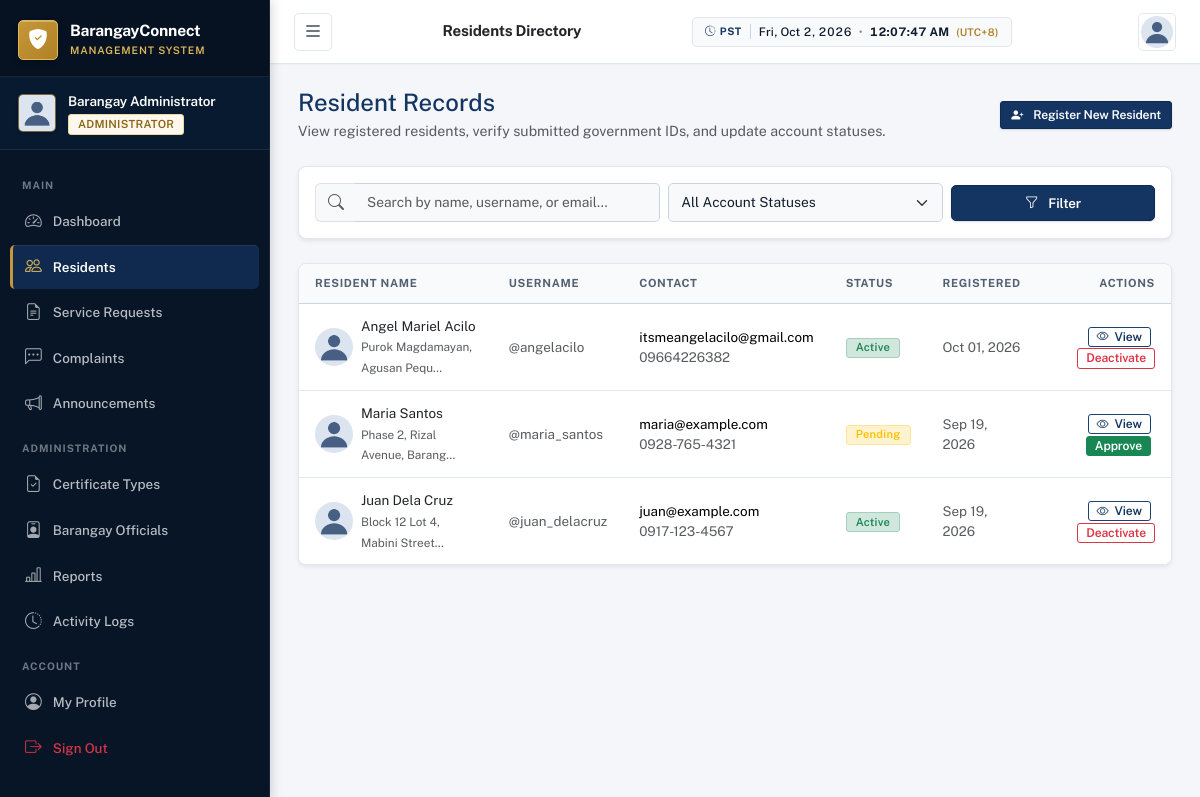
Page /accounts/admin/residents/ (signed in) on the committed database.
### accounts/models.py (models this page shows, shortened)
class CustomUser(AbstractUser):
    ROLE_CHOICES = [
        ('admin', 'Administrator'),
        ('resident', 'Resident'),
    ]
    GENDER_CHOICES = [
        ('male', 'Male'),
        ('female', 'Female'),
        ('other', 'Other'),
    ]
    CIVIL_STATUS_CHOICES = [
        ('single', 'Single'),
        ('married', 'Married'),
        ('widowed', 'Widowed'),
        ('separated', 'Separated'),
        ('divorced', 'Divorced'),
    ]
    ACCOUNT_STATUS_CHOICES = [
        ('pending', 'Pending'),
        ('active', 'Active'),
        ('inactive', 'Inactive'),
        ('rejected', 'Rejected'),
    ]
    role = models.CharField(max_length=10, choices=ROLE_CHOICES, default='resident')
    account_status = models.CharField(max_length=10, choices=ACCOUNT_STATUS_CHOICES, default='pending')
    profile_picture = models.ImageField(upload_to='profile_pictures/', null=True, blank=True)
    phone = models.CharField(max_length=20, blank=True)
    date_of_birth = models.DateField(null=True, blank=True)
    gender = models.CharField(max_length=10, choices=GENDER_CHOICES, blank=True)
    civil_status = models.CharField(max_length=15, choices=CIVIL_STATUS_CHOICES, blank=True)
    address = models.TextField(blank=True)
    barangay = models.CharField(max_length=100, blank=True, default='Barangay San Jose')
    valid_id = models.FileField(upload_to='valid_ids/', null=True, blank=True)
    created_at = models.DateTimeField(auto_now_add=True)
    updated_at = models.DateTimeField(auto_now=True)
    def is_admin(self):
        return self.role == 'admin'
    @property
    def profile_picture_url(self):
        if self.profile_picture:
            return self.profile_picture.url
        return '/static/images/default_avatar.png'

### accounts/views.py (the view, shortened to what this page needs)
# urls.py: path('admin/residents/', views.admin_residents_list, name='admin_residents_list'),
@admin_required
def admin_residents_list(request):
    residents = CustomUser.objects.filter(role='resident').order_by('-created_at')
    search_q = request.GET.get('q', '')
    status_filter = request.GET.get('status', '')
    if status_filter:
        residents = residents.filter(account_status=status_filter)
    paginator = Paginator(residents, 15)
    page_obj = paginator.get_page(request.GET.get('page'))
    return render(request, 'accounts/admin/residents_list.html', {
        'page_obj': page_obj,
        'search_q': search_q,
        'status_filter': status_filter,
    })

### accounts/views.py (called while the page is built)
def admin_required(view_func):
    from functools import wraps
    @wraps(view_func)
    def wrapper(request, *args, **kwargs):
        if not request.user.is_authenticated:
            return redirect('accounts:login')
        if not request.user.is_admin():
            return render(request, 'errors/403.html', status=403)
        return view_func(request, *args, **kwargs)
    return wrapper

### notifications/context_processors.py (called while the page is built)
def notifications_processor(request):
    if request.user.is_authenticated:
        unread_count = Notification.objects.filter(recipient=request.user, is_read=False).count()
        recent_notifications = Notification.objects.filter(recipient=request.user).order_by('-created_at')[:5]
        return {
            'unread_notifications_count': unread_count,
            'recent_notifications': recent_notifications,
        }
    return {'unread_notifications_count': 0, 'recent_notifications': []}

### templates/accounts/admin/residents_list.html (shortened to what this page needs)
<!DOCTYPE html>
<html lang="en">
<head>
    {% load static %}
    <link href="https://cdn.jsdelivr.net/npm/bootstrap@5.3.2/dist/css/bootstrap.min.css" rel="stylesheet">
    <link href="https://cdn.jsdelivr.net/npm/bootstrap-icons@1.11.3/font/bootstrap-icons.min.css" rel="stylesheet">
    <link href="{% static 'css/style.css' %}" rel="stylesheet">
</head>
<body>
    <div class="toast-container position-fixed top-0 end-0 p-3" style="z-index: 1100;">
    </div>
    <nav id="sidebar" class="sidebar">
        <div class="sidebar-header">
            <div class="brand-logo">
                <div class="logo-icon"><i class="bi bi-shield-fill-check"></i></div>
                <div class="brand-text">
                    <span class="brand-name">BarangayConnect</span>
                    <span class="brand-sub">Management System</span>
                </div>
            </div>
        </div>
        <div class="sidebar-user">
            <img src="{{ user.profile_picture_url }}" alt="Profile" class="sidebar-avatar">
            <div class="sidebar-user-info">
                <span class="sidebar-user-name">{{ user.get_full_name|default:user.username }}</span>
                <span class="sidebar-user-role badge badge-admin">Administrator</span>
            </div>
        </div>
        <div class="sidebar-nav">
            <div class="nav-section-label">Main</div>
            <a href="{% url 'dashboard:admin_dashboard' %}" class="nav-link"><i class="bi bi-speedometer2"></i><span>Dashboard</span></a>
            <a href="{% url 'accounts:admin_residents_list' %}" class="nav-link active"><i class="bi bi-people"></i><span>Residents</span></a>
            <a href="{% url 'certificates:admin_request_list' %}" class="nav-link"><i class="bi bi-file-earmark-text"></i><span>Service Requests</span></a>
            <a href="{% url 'complaints:admin_complaint_list' %}" class="nav-link"><i class="bi bi-chat-left-dots"></i><span>Complaints</span></a>
            <a href="{% url 'announcements:admin_list' %}" class="nav-link"><i class="bi bi-megaphone"></i><span>Announcements</span></a>
            <div class="nav-section-label">Administration</div>
            <a href="{% url 'certificates:admin_type_list' %}" class="nav-link"><i class="bi bi-file-earmark-check"></i><span>Certificate Types</span></a>
            <a href="{% url 'accounts:admin_officials_list' %}" class="nav-link"><i class="bi bi-person-badge"></i><span>Barangay Officials</span></a>
            <a href="{% url 'reports:dashboard' %}" class="nav-link"><i class="bi bi-bar-chart-line"></i><span>Reports</span></a>
            <a href="{% url 'audit:log_list' %}" class="nav-link"><i class="bi bi-clock-history"></i><span>Activity Logs</span></a>
            <div class="nav-section-label">Account</div>
            <a href="{% url 'accounts:profile' %}" class="nav-link"><i class="bi bi-person-circle"></i><span>My Profile</span></a>
            <a href="{% url 'accounts:logout' %}" class="nav-link text-danger"><i class="bi bi-box-arrow-right"></i><span>Sign Out</span></a>
        </div>
    </nav>
    <header class="topbar">
        <button class="btn btn-icon sidebar-toggle" id="sidebarToggle" aria-label="Toggle Sidebar"><i class="bi bi-list fs-5"></i></button>
        <div class="topbar-title"><h6 class="mb-0 fw-600 text-dark">Residents Directory</h6></div>
        <div class="topbar-actions">
            <div class="dropdown">
                <button class="btn btn-icon" data-bs-toggle="dropdown"><img src="{{ user.profile_picture_url }}" class="rounded-circle" style="width: 32px; height: 32px; object-fit: cover;"></button>
            </div>
        </div>
    </header>
    <main class="main-content">
        <div class="d-flex flex-wrap justify-content-between align-items-center gap-3 mb-4">
            <div>
                <h4 class="fw-700 mb-1" style="color: var(--primary);">Resident Records</h4>
                <p class="text-muted fs-sm mb-0">View registered residents, verify submitted government IDs, and update account statuses.</p>
            </div>
            <div>
                <a href="{% url 'accounts:admin_resident_create' %}" class="btn btn-primary btn-sm">
                    <i class="bi bi-person-plus-fill me-1"></i>Register New Resident
                </a>
            </div>
        </div>
        <div class="card border-0 shadow-sm rounded-3 p-3 mb-4">
            <form method="get" class="row g-2 align-items-center">
                <div class="col-md-5">
                    <div class="input-group">
                        <span class="input-group-text bg-light border-end-0"><i class="bi bi-search text-muted"></i></span>
                        <input type="text" name="q" value="{{ search_q }}" class="form-control border-start-0 bg-light" placeholder="Search by name, username, or email...">
                    </div>
                </div>
                <div class="col-md-4">
                    <select name="status" class="form-select bg-light">
                        <option value="">All Account Statuses</option>
                    </select>
                </div>
                <div class="col-md-3 d-flex gap-2">
                    <button type="submit" class="btn btn-primary w-100"><i class="bi bi-funnel me-1"></i>Filter</button>
                </div>
            </form>
        </div>
        <div class="card border-0 shadow-sm rounded-3 overflow-hidden">
            <div class="table-responsive">
                <table class="table table-hover align-middle mb-0">
                    <thead class="table-light fs-xs text-muted text-uppercase">
                        <tr>
                            <th>Resident Name</th>
                            <th>Username</th>
                            <th>Contact</th>
                            <th>Status</th>
                            <th>Registered</th>
                            <th class="text-end">Actions</th>
                        </tr>
                    </thead>
                    <tbody class="fs-sm">
                        {% for r in page_obj %}
                        <tr>
                            <td>
                                <div class="d-flex align-items-center gap-2">
                                    <img src="{{ r.profile_picture_url }}" alt="" class="rounded-circle" style="width: 38px; height: 38px; object-fit: cover;">
                                    <div>
                                        <div class="fw-600 text-dark">{{ r.get_full_name|default:r.username }}</div>
                                        <small class="text-muted fs-xs">{{ r.address|truncatechars:30 }}</small>
                                    </div>
                                </div>
                            </td>
                            <td class="text-muted">@{{ r.username }}</td>
                            <td>
                                <div class="fs-xs">{{ r.email|default:"-" }}</div>
                                <div class="fs-xs text-muted">{{ r.phone|default:"-" }}</div>
                            </td>
                            <td>
                                <span class="badge bg-{% if r.account_status == 'active' %}success-subtle text-success border border-success-subtle{% elif r.account_status == 'pending' %}warning-subtle text-warning border border-warning-subtle{% elif r.account_status == 'rejected' %}danger-subtle text-danger border border-danger-subtle{% else %}secondary-subtle text-secondary border border-secondary-subtle{% endif %}">
                                    {{ r.get_account_status_display }}
                                </span>
                            </td>
                            <td class="text-muted fs-xs">{{ r.created_at|date:"M d, Y" }}</td>
                            <td class="text-end">
                                <a href="{% url 'accounts:admin_resident_detail' r.pk %}" class="btn btn-sm btn-outline-primary py-0 px-2 fs-xs me-1">
                                    <i class="bi bi-eye"></i> View
                                </a>
                                {% if r.account_status == 'pending' %}
                                <a href="{% url 'accounts:admin_approve_resident' r.pk %}" class="btn btn-sm btn-success py-0 px-2 fs-xs me-1">
                                    Approve
                                </a>
                                {% elif r.account_status == 'active' %}
                                <a href="{% url 'accounts:admin_deactivate_resident' r.pk %}" class="btn btn-sm btn-outline-danger py-0 px-2 fs-xs" onclick="return confirm('Deactivate this resident account?');">
                                    Deactivate
                                </a>
                                {% elif r.account_status == 'inactive' %}
                                <a href="{% url 'accounts:admin_activate_resident' r.pk %}" class="btn btn-sm btn-outline-success py-0 px-2 fs-xs">
                                    Activate
                                </a>
                                {% endif %}
                            </td>
                        </tr>
                        {% empty %}
                        <tr>
                            <td colspan="6" class="text-center py-5 text-muted">No resident records found matching criteria.</td>
                        </tr>
                        {% endfor %}
                    </tbody>
                </table>
            </div>
        </div>
    </main>
</body>
</html>

### rows in the picture
CustomUser: get_full_name "Barangay Administrator"
CustomUser: get_full_name "Angel Mariel Acilo", address "Purok Magdamayan, Agusan Pequ…", username "angelacilo", email "itsmeangelacilo@gmail.com", phone "09664226382", account_status "Active", created_at "Oct 01, 2026", shows "Deactivate"
CustomUser: get_full_name "Maria Santos", address "Phase 2, Rizal Avenue, Barang…", username "maria_santos", email "maria@example.com", phone "0928-765-4321", account_status "Pending", created_at "Sep 19, 2026", shows "Approve"
CustomUser: get_full_name "Juan Dela Cruz", address "Block 12 Lot 4, Mabini Street…", username "juan_delacruz", email "juan@example.com", phone "0917-123-4567", account_status "Active", created_at "Sep 19, 2026", shows "Deactivate"
